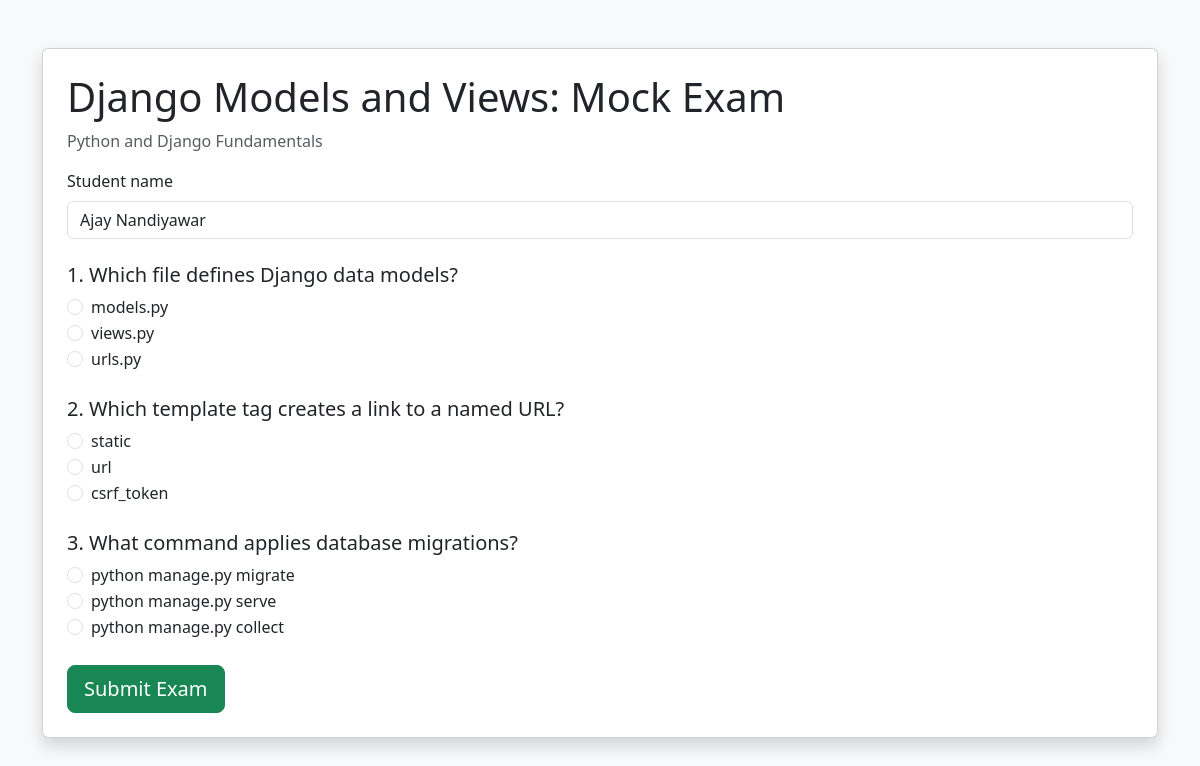
The app's page /exam/1/ with its own data.
### onlinecourse/models.py (models this page shows, shortened)
class Lesson(models.Model):
    course = models.ForeignKey(Course, on_delete=models.CASCADE, related_name="lessons")
    title = models.CharField(max_length=200)
    order = models.PositiveIntegerField(default=1)
    content = models.TextField()
    class Meta:
        ordering = ["order"]

class Course(models.Model):
    name = models.CharField(max_length=200)
    description = models.TextField()
    instructor = models.CharField(max_length=120)

class Question(models.Model):
    lesson = models.ForeignKey(Lesson, on_delete=models.CASCADE, related_name="questions")
    text = models.CharField(max_length=500)
    order = models.PositiveIntegerField(default=1)
    class Meta:
        ordering = ["order"]

class Choice(models.Model):
    question = models.ForeignKey(Question, on_delete=models.CASCADE, related_name="choices")
    text = models.CharField(max_length=300)
    is_correct = models.BooleanField(default=False)

### onlinecourse/views.py (the view)
# urls.py: path("exam/<int:lesson_id>/", views.exam, name="exam"),
def exam(request, lesson_id):
    lesson = get_object_or_404(Lesson, pk=lesson_id)
    return render(request, "onlinecourse/exam.html", {"lesson": lesson})

### onlinecourse/templates/onlinecourse/exam.html (shortened to what this page needs)
<!doctype html>
<html lang="en"><head><link href="https://cdn.jsdelivr.net/npm/bootstrap@5.3.3/dist/css/bootstrap.min.css" rel="stylesheet"></head>
<body class="bg-light"><main class="container py-5"><div class="card shadow"><div class="card-body p-4">
<h1>{{ lesson.title }}: Mock Exam</h1><p class="text-muted">{{ lesson.course.name }}</p>
<form method="post" action="{% url 'submit' lesson.id %}">{% csrf_token %}<label class="form-label">Student name</label><input class="form-control mb-4" name="student_name" value="Ajay Nandiyawar">
{% for question in lesson.questions.all %}<fieldset class="mb-4"><legend class="h5">{{ forloop.counter }}. {{ question.text }}</legend>{% for choice in question.choices.all %}<div class="form-check"><input class="form-check-input" type="radio" name="question_{{ question.id }}" value="{{ choice.id }}" required><label class="form-check-label">{{ choice.text }}</label></div>{% endfor %}</fieldset>{% endfor %}<button class="btn btn-success btn-lg" type="submit">Submit Exam</button></form>
</div></div></main></body></html>

### records on screen
Lesson: title "Django Models and Views", course.name "Python and Django Fundamentals"
Question: text "Which file defines Django data models?"
Choice: text "models.py"
Choice: text "views.py"
Choice: text "urls.py"
Question: text "Which template tag creates a link to a named URL?"
Choice: text "static"
Choice: text "url"
Choice: text "csrf_token"
Question: text "What command applies database migrations?"
Choice: text "python manage.py migrate"
Choice: text "python manage.py serve"
Choice: text "python manage.py collect"
